Frame 1 (no input): blank canvas, image omitted
Frame 60 (no input): blank canvas, image omitted
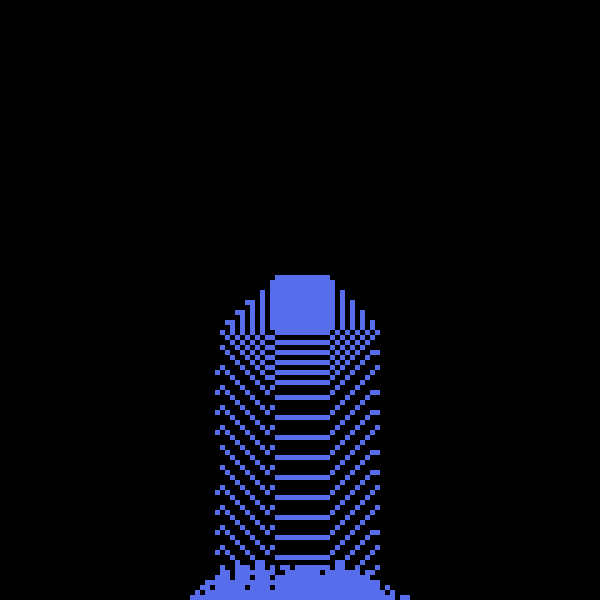
Frame 120 (the mouse pressed at the canvas centre since frame 60)

The p5.js sketch whose frames 1 and 60 were blank and that drew this single picture after the mouse press (run headless with seeded random() and noise() and a simulated clock; from frame 60 on, the mouse is pressed at the canvas centre):

// p5.js sketch
// ── sketch.js
const WIDTH = 600
const HEIGHT = 600
const N = 120
const tamCell = WIDTH/N

const col_sand = "#e6b863"
const col_water = "#576deb"
const col_wood = "#7d4616"

let grid = []
let next_grid = []

let selector


function setup(){
    createCanvas(WIDTH, HEIGHT)
    selector = createSelect()
    selector.option("sand")
    selector.option("water")
    selector.option("wood")
    selector.selected("water")
}

function draw(){
    background(0)
    let waterCount = 0  
    let sandCount = 0
    if(mouseIsPressed){
        let x = floor(mouseX/tamCell)
        let y = floor(mouseY/tamCell)
        if(x < N && y < N){ 
            spawnParticles(selector.selected(), x, y)
        }
    }

    for(let i = N*N-1; i > 0; i--){
        let g = grid[i]
        if(g != undefined){
            if(g.type == 'sand') sandCount++
            if(g.type == 'water') waterCount++
            g.update()
            g.show()
            g.step()
        }
    }
   // console.log(sandCount, waterCount)

    for(let i = 0; i < N*N; i++){ 
        grid[i] = next_grid[i]
    }
    next_grid = []
}

function IX(i, j){
    return i+(N)*j
}

const tamSpawner = 5

function spawnParticles(type, x, y){
    for(let i = x-tamSpawner; i < x+tamSpawner+1; i++){
        for(let j = y-tamSpawner; j < y+tamSpawner+1; j++){
            if(i >= 0 && j >= 0 && i < N && j < N){
                if(keyIsPressed) grid[IX(i, j)] = undefined
                else if(type == "sand") grid[IX(i, j)] = new Sand_Particle(createVector(i, j))
                else if(type == "water") grid[IX(i, j)] = new Water_Particle(createVector(i, j))
                else if(type == "wood") grid[IX(i, j)] = new Wood_Particle(createVector(i, j))
            }
        }
    }
//     if(type == "sand") grid[IX(x, y)] = new Sand_Particle(createVector(x, y))
//     else if(type == "water") grid[IX(x, y)] = new Water_Particle(createVector(x, y))
//     else if(type == "wood") grid[IX(x, y)] = new Wood_Particle(createVector(x, y))
}

function swap(arr, x, y){
    let temp = arr[x];
    arr[x] = arr[y];
    arr[y] = temp;
}


// ── Particle.js
class Particle{
	constructor(pos){
		this.pos = pos
		this.nextPos = pos
	}

	step(){
		// if(grid[IX(this.pos.x, this.pos.y)].type == "water" && this.type == 'sand'){
		// 	grid[IX(this.nextPos.x, this.nextPos.y)] = grid[IX(this.pos.x, this.pos.y)]
		// }
		//next_grid[IX(this.pos.x, this.pos.y)] = undefined
		next_grid[IX(this.nextPos.x, this.nextPos.y)] = this
		this.pos = this.nextPos.copy()
	}

	getFinalPosVertical(x, y, targetY){
		let res = createVector(x, y)
		for(let i = y+1; i < targetY; i++){
			if(!this.empty(x, i)){
				res.y = i-1
				return res
			}
		}
		res.y = targetY
		return res
	}

	getFinalPosHorizontal(x, y, targetX){
		let res = createVector(x, y)
		targetX = constrain(targetX, 0, N-1)
		let starting = targetX > x ? 1 : -1
		for(let i = x+starting; i < targetX; i += starting){
			if(this.empty(i, y)) res.x = i
			else return res
			// else if(i < 0 || i >= N-1){
			// 	return res
			// }
		}
		return res
	}
}

class Sand_Particle extends Particle{
	constructor(pos){
		super(pos)
		this.type = 'sand'
		this.mat = 'solid'
		this.movable = true
		this.nextPos = pos.copy()
		this.density = 1

		this.displacementRate = 1
		this.gravity = 0.04
	}

	update(){
		let x = this.pos.x  
		let y = this.pos.y
		this.displacementRate = (this.displacementRate+this.gravity)
		//abajo empty
		if(y+1 < N && this.empty(x, y+1)) {
			next_grid[IX(this.pos.x, this.pos.y)] = undefined
			let finalPos = this.getFinalPosVertical(x, y, y+Math.round(this.displacementRate))
			this.nextPos = finalPos.copy()
			return
		}
		//abajo liquido
		if(y+1 < N && this.inLiquid(x, y+1)) {
			next_grid[IX(this.pos.x, this.pos.y)] = new Water_Particle(createVector(this.pos.x, this.pos.y))
			this.nextPos = createVector(x, y+1)
			return
		}
		//diagonales empty
		if(x+1 < N && y+1 < N && this.empty(x+1, y+1)) {
			next_grid[IX(this.pos.x, this.pos.y)] = undefined
			this.nextPos = createVector(x+1, y+1);
			return
		}
		if(x-1 >= 0 && y+1 < N && this.empty(x-1, y+1)) {
			next_grid[IX(this.pos.x, this.pos.y)] = undefined
			this.nextPos = createVector(x-1, y+1); 
			return
		}
		//diagonales liquido
		// if(x+1 < N && y+1 < N && this.inLiquid(x+1, y+1)) {
		// 	this.nextPos = createVector(x+1, y+1)
		// 	next_grid[IX(this.pos.x, this.pos.y)] = new Water_Particle(createVector(this.pos.x, this.pos.y))
		// 	return
		// }
		// if(x-1 >= 0 && y+1 < N && this.inLiquid(x-1, y+1)) {
		// 	this.nextPos = createVector(x, y+1)
		// 	next_grid[IX(this.pos.x, this.pos.y)] = new Water_Particle(createVector(this.pos.x, this.pos.y))
		// 	return
		// }
		this.nextPos = this.pos.copy()
	}

	empty(i, j){
	    return grid[IX(i, j)] == undefined
	}

	inLiquid(i, j){
	    return grid[IX(i, j)] != undefined && grid[IX(i, j)].type == "water"
	}

	show(){
		push()
		noStroke()
		fill(col_sand)
		rect(this.pos.x * tamCell, this.pos.y * tamCell, tamCell, tamCell)
		pop()
	}
}

class Water_Particle extends Particle{
	constructor(pos){
		super(pos)
		this.type = 'water'
		this.mat = 'liquid'
		this.movable = true
		this.nextPos = pos
		this.speed
		this.density = 0.5

		this.displacementRate = 1
		this.gravity = 0.04

		this.lateralDisplacement = 5
	}

	empty(i, j){
	    return grid[IX(i, j)] == undefined && next_grid[IX(i, j)] == undefined
	}

	update(){
		let x = this.pos.x  
		let y = this.pos.y
		this.displacementRate = (this.displacementRate+this.gravity)
		//vertical
		if(y+1 < N && this.empty(x, y+1)) {
			next_grid[IX(this.pos.x, this.pos.y)] = undefined
			let finalPos = this.getFinalPosVertical(x, y, y+Math.round(this.displacementRate))
			this.nextPos = finalPos.copy()
			//this.nextPos = createVector(x, y+1)
			return
		}
		//diagonal
		if(x+1 < N && y+1 < N && this.empty(x+1, y+1)) {
			next_grid[IX(this.pos.x, this.pos.y)] = undefined
			this.nextPos = createVector(x+1, y+1); 
			return
		}
		if(x-1 >= 0 && y+1 < N && this.empty(x-1, y+1)) {
			next_grid[IX(this.pos.x, this.pos.y)] = undefined
			this.nextPos = createVector(x-1, y+1); 
			return
		}
		//horizontal
		let r = random()
		if(x-1 >= 0 && r < 0.5 && this.empty(x-1, y)) {
			next_grid[IX(this.pos.x, this.pos.y)] = undefined
			let finalPos = this.getFinalPosHorizontal(x, y, x-this.lateralDisplacement)
			this.nextPos = finalPos.copy()
			this.nextPos = createVector(x-1, y)
			return
		}
		if(x+1 < N && r > 0.5 && this.empty(x+1, y)) {
			next_grid[IX(this.pos.x, this.pos.y)] = undefined
			let finalPos = this.getFinalPosHorizontal(x, y, x+this.lateralDisplacement)
			this.nextPos = finalPos.copy()
			this.nextPos = createVector(x+1, y)
			return
		}
		this.nextPos = this.pos.copy()
	}

	show(){
		push()
		noStroke()
		fill(col_water)
		rect(this.pos.x * tamCell, this.pos.y * tamCell, tamCell, tamCell)
		pop()
	}
}

class Wood_Particle extends Particle{
	constructor(pos){
		super(pos)
		this.type = 'wood'
		this.mat = 'solid'
		this.movable = false
		this.nextPos = pos
		this.speed
		this.density = 1
	}

	empty(i, j){
	    return grid[IX(i, j)] == undefined && next_grid[IX(i, j)] == undefined
	}

	update(){
		this.nextPos = this.pos.copy()
	}

	show(){
		push()
		noStroke()
		fill(col_wood)
		rect(this.pos.x * tamCell, this.pos.y * tamCell, tamCell, tamCell)
		pop()
	}
}
